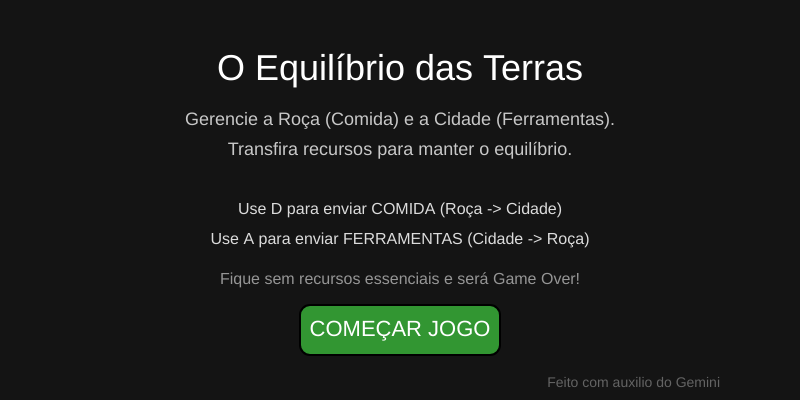
Frame 1 (no input)
Frame 60 (no input): identical to frame 1, image omitted
Frame 120 (the mouse pressed at the canvas centre since frame 60): identical to frame 1, image omitted

The p5.js sketch that drew this single still picture (run headless with seeded random() and noise() and a simulated clock; from frame 60 on, the mouse is pressed at the canvas centre):

// p5.js sketch
// ── sketch.js
// --- Variáveis Globais ---
let estadoDoJogo = 'INTRO'; // Controla a tela atual do jogo
let comidaNaRoca = 50; // Recursos de Comida na Roça
let comidaNaCidade = 10; // Recursos de Comida na Cidade
let ferramentasNaCidade = 25; // Recursos de Ferramentas na Cidade
let ferramentasNaRoca = 5; // Recursos de Ferramentas na Roça

const QUANTIDADE_TRANSFERENCIA = 10; // Valor transferido por ação
const TAXA_PRODUCAO_BASE_COMIDA_POR_SEGUNDO = 0.5; // Produção base de Comida
const TAXA_PRODUCAO_BASE_FERRAMENTAS_POR_SEGUNDO = 0.5; // Produção base de Ferramentas
const TAXA_CONSUMO_COMIDA_CIDADE_POR_SEGUNDO = 0.5; // Consumo base de Comida na Cidade
const TAXA_CONSUMO_FERRAMENTAS_ROCA_POR_SEGUNDO = 0.5; // Consumo base de Ferramentas na Roça
const INTERVALO_PRODUCAO_MS = 100; // Frequência de atualização dos recursos (ms)

let producaoComidaPorTick; // Comida produzida por tick
let producaoFerramentasPorTick; // Ferramentas produzidas por tick
let consumoComidaCidadePorTick; // Comida consumida por tick na Cidade
let consumoFerramentasRocaPorTick; // Ferramentas consumidas por tick na Roça

let intervaloAtualizacao; // ID do setInterval para a lógica do jogo

// --- Variáveis para Eventos Aleatórios ---
let eventoAtivo = null; // Tipo de evento ativo (ex: 'GEADA')
let tempoFimEvento = 0; // Tempo de término do evento
const DURACAO_EVENTO_SIMPLES_MS = 15000; // Duração padrão de eventos
const CHANCE_EVENTO = 0.005; // Chance de um evento ocorrer
const IMPACTO_EVENTO_MULTIPLICADOR = 2.0; // Multiplicador de impacto de eventos

let mensagemEvento = ""; // Mensagem de evento a ser exibida
let tempoFimMensagem = 0; // Tempo de término da exibição da mensagem
const DURACAO_MENSAGEM_EVENTO_MS = 4000; // Duração da mensagem

// --- Variáveis do Botão de Início ---
let btnIniciarX, btnIniciarY; // Posição do botão de início
let btnIniciarLargura = 200; // Largura do botão
let btnIniciarAltura = 50; // Altura do botão

// --- Configurações Iniciais ---
function setup() {
  createCanvas(800, 400); // Cria a tela do jogo
  textAlign(CENTER, CENTER); // Alinhamento padrão do texto
  textSize(18); // Tamanho padrão do texto

  // Calcula valores de produção/consumo por tick
  producaoComidaPorTick = TAXA_PRODUCAO_BASE_COMIDA_POR_SEGUNDO * (INTERVALO_PRODUCAO_MS / 1000);
  producaoFerramentasPorTick = TAXA_PRODUCAO_BASE_FERRAMENTAS_POR_SEGUNDO * (INTERVALO_PRODUCAO_MS / 1000);
  consumoComidaCidadePorTick = TAXA_CONSUMO_COMIDA_CIDADE_POR_SEGUNDO * (INTERVALO_PRODUCAO_MS / 1000);
  consumoFerramentasRocaPorTick = TAXA_CONSUMO_FERRAMENTAS_ROCA_POR_SEGUNDO * (INTERVALO_PRODUCAO_MS / 1000);

  // Define a posição do botão de início
  btnIniciarX = width / 2;
  btnIniciarY = height - 70;
}

// --- Desenha a Tela de Introdução ---
function desenhaTelaIntro() {
  background(20); // Fundo escuro
  fill(255); textSize(36); text('O Equilíbrio das Terras', width / 2, height / 4 - 30);
  textSize(18); fill(200);
  text('Gerencie a Roça (Comida) e a Cidade (Ferramentas).', width / 2, height / 2 - 80);
  text('Transfira recursos para manter o equilíbrio.', width / 2, height / 2 - 50);
  textSize(16); fill(220);
  text('Use D para enviar COMIDA (Roça -> Cidade)', width / 2, height / 2 + 10);
  text('Use A para enviar FERRAMENTAS (Cidade -> Roça)', width / 2, height / 2 + 40);
  fill(150); text('Fique sem recursos essenciais e será Game Over!', width / 2, height / 2 + 80);

  // Botão de Iniciar
  rectMode(CENTER); fill(50, 150, 50); stroke(0); strokeWeight(2);
  rect(btnIniciarX, btnIniciarY, btnIniciarLargura, btnIniciarAltura, 10);
  fill(255); textSize(22); noStroke(); text('COMEÇAR JOGO', btnIniciarX, btnIniciarY);
  rectMode(CORNER);

  textSize(14); textAlign(RIGHT, BOTTOM); fill(100); text('Feito com auxilio do Gemini', width - 80, height - 10);
  textAlign(CENTER, CENTER);
}

// --- Desenha a Tela de Game Over ---
function desenhaTelaGameOver() {
  background(200, 0, 0); // Fundo vermelho
  fill(255); textSize(48); text('GAME OVER!', width / 2, height / 2 - 50);
  textSize(24); text('Recursos se esgotaram!', width / 2, height / 2 + 20);
  textSize(18); fill(255, 255, 0); text('Pressione QUALQUER TECLA para REINICIAR', width / 2, height - 80);
}

// --- Gerencia Eventos Aleatórios (Geada, Crise, Greve, Praga) ---
function gerenciarEvents() {
  // Esconde mensagem após tempo
  if (mensagemEvento !== "" && millis() > tempoFimMensagem) {
    mensagemEvento = "";
  }
  // Termina evento ativo após duração
  if (eventoAtivo && millis() > tempoFimEvento) {
    console.log(`Evento ${eventoAtivo} terminou!`);
    eventoAtivo = null;
    mensagemEvento = "";
  }
  // Chance de iniciar novo evento
  if (!eventoAtivo && random() < CHANCE_EVENTO) {
    const tiposDeEventoContinuo = ['GEADA', 'CRISE', 'GREVE'];
    const tiposDeEventoInstantaneo = ['PRAGA'];
    let eventoEscolhido = random(tiposDeEventoContinuo.concat(tiposDeEventoInstantaneo));
    tempoFimMensagem = millis() + DURACAO_MENSAGEM_EVENTO_MS;

    if (tiposDeEventoInstantaneo.includes(eventoEscolhido)) { // Eventos instantâneos
      if (eventoEscolhido === 'PRAGA') {
        comidaNaRoca = max(0, comidaNaRoca - 10); // Reduz comida na roça
        mensagemEvento = `PRAGA! -10 COMIDA na Roça!`;
      }
    } else { // Eventos contínuos
      eventoAtivo = eventoEscolhido;
      tempoFimEvento = millis() + DURACAO_EVENTO_SIMPLES_MS;
      // ATENÇÃO: MENSAGEM DO EVENTO GEADA ALTERADA AQUI
      if (eventoAtivo === 'GEADA') mensagemEvento = `GEADA! Produção de COMIDA ${IMPACTO_EVENTO_MULTIPLICADOR}x MENOR!`;
      else if (eventoAtivo === 'CRISE') mensagemEvento = `CRISE! Consumo de COMIDA ${IMPACTO_EVENTO_MULTIPLICADOR}x MAIOR!`;
      else if (eventoAtivo === 'GREVE') mensagemEvento = `GREVE! Produção de FERRAMENTAS ${IMPACTO_EVENTO_MULTIPLICADOR}x MENOR!`;
    }
    console.log(`NOVO EVENTO: ${eventoAtivo || eventoEscolhido}! ${mensagemEvento}`);
  }
}

// --- Atualiza os Recursos (produção e consumo) ---
function atualizarRecursos() {
  gerenciarEvents(); // Aplica efeitos de eventos

  let consumoComidaAtual = consumoComidaCidadePorTick;
  let consumoFerramentasAtual = consumoFerramentasRocaPorTick;
  let producaoComidaAtual = producaoComidaPorTick;
  let producaoFerramentasAtual = producaoFerramentasPorTick;

  // Modifica taxas se houver evento ativo
  // ATENÇÃO: LÓGICA DO EVENTO GEADA ALTERADA AQUI
  if (eventoAtivo === 'GEADA') {
    producaoComidaAtual /= IMPACTO_EVENTO_MULTIPLICADOR; // GEADA desacelera produção de comida
  } else if (eventoAtivo === 'CRISE') {
    consumoComidaAtual *= IMPACTO_EVENTO_MULTIPLICADOR;
  } else if (eventoAtivo === 'GREVE') {
    producaoFerramentasAtual /= IMPACTO_EVENTO_MULTIPLICADOR;
  }

  // Atualiza recursos
  comidaNaRoca += producaoComidaAtual;
  ferramentasNaCidade += producaoFerramentasAtual;
  comidaNaCidade = max(0, comidaNaCidade - consumoComidaAtual);
  ferramentasNaRoca = max(0, ferramentasNaRoca - consumoFerramentasAtual);

  // Verifica Game Over
  if (comidaNaCidade <= 0 || ferramentasNaRoca <= 0) {
    estadoDoJogo = 'GAME_OVER';
    clearInterval(intervaloAtualizacao); // Para o loop de atualização
    console.log("GAME OVER! Recursos esgotados.");
  }
}

// --- Loop Principal de Desenho ---
function draw() {
  if (estadoDoJogo === 'INTRO') {
    desenhaTelaIntro();
  } else if (estadoDoJogo === 'JOGANDO') {
    background(0);

    // Céu com gradiente
    for (let i = 0; i < height / 2; i++) {
      let inter = map(i, 0, height / 2, 0, 1);
      let c1 = color(135, 206, 235); let c2 = color(0, 191, 255);
      stroke(lerpColor(c1, c2, inter));
      line(0, i, width, i);
    }

    // Nuvens orgânicas (múltiplas elipses sobrepostas)
    noStroke(); fill(255, 255, 255, 200);
    ellipse(150, 50, 70, 50); ellipse(180, 40, 60, 40); ellipse(120, 45, 50, 35); ellipse(165, 35, 40, 30);
    ellipse(450, 60, 80, 55); ellipse(480, 50, 70, 45); ellipse(420, 55, 60, 40); ellipse(465, 45, 50, 35);
    // Ruído nas nuvens
    for (let i = 0; i < 5; i++) { fill(255, 255, 255, 150); ellipse(random(100, 200), random(30, 60), 5, 5); ellipse(random(400, 500), random(40, 70), 5, 5); }

    // Campo (retângulo de grama)
    fill(50, 150, 50); noStroke(); rect(0, height / 2, width, height / 2);

    // Montes no horizonte (formas irregulares usando muitos vertices)
    fill(40, 120, 40);
    beginShape();
    vertex(0, height / 2); vertex(width * 0.1, height / 2 - 25); vertex(width * 0.15, height / 2 - 10);
    vertex(width * 0.25, height / 2 - 10); vertex(width * 0.35, height / 2 - 40); vertex(width * 0.45, height / 2 - 20);
    vertex(width * 0.55, height / 2 - 15); vertex(width * 0.65, height / 2 - 30); vertex(width * 0.75, height / 2 - 15);
    vertex(width * 0.85, height / 2 - 5); vertex(width * 0.95, height / 2 - 10); vertex(width, height / 2);
    endShape(CLOSE);

    // Árvores orgânicas (tronco com shape, copa com elipses)
    fill(139, 69, 19); stroke(100, 50, 10); strokeWeight(1);
    beginShape(); vertex(250, height / 2 - 20); vertex(255, height / 2 + 10); vertex(260, height / 2 - 20); endShape(CLOSE);
    noStroke(); fill(34, 139, 34);
    ellipse(255, height / 2 - 50, 70, 60); ellipse(240, height / 2 - 60, 50, 40); ellipse(270, height / 2 - 60, 50, 40);

    fill(139, 69, 19); stroke(100, 50, 10);
    beginShape(); vertex(550, height / 2 - 10); vertex(555, height / 2 + 15); vertex(560, height / 2 - 10); endShape(CLOSE);
    noStroke(); fill(34, 139, 34);
    ellipse(555, height / 2 - 40, 60, 50); ellipse(540, height / 2 - 50, 45, 35); ellipse(570, height / 2 - 50, 45, 35);


    // --- CIDADE (Prédios Simétricos e Retos) ---
    stroke(50); strokeWeight(1);

    // Prédio 1 (retangular)
    fill(100, 100, 100); rect(50, 200, 70, 150);
    noStroke(); fill(200, 200, 0, 180); // Janelas
    for (let y = 208; y < 340; y += 22) { rect(58, y, 15, 15); rect(80, y, 15, 15); rect(102, y, 15, 15); }

    // Prédio 2 (retangular com antena)
    stroke(50); fill(150, 150, 150); rect(130, 150, 60, 200);
    noStroke(); fill(200, 200, 0, 180); // Janelas
    for (let y = 158; y < 340; y += 20) { rect(138, y, 15, 15); rect(160, y, 15, 15); }
    stroke(80); strokeWeight(2); line(160, 150, 160, 120); ellipse(160, 115, 8, 8); // Antena

    // Prédio 3 (retangular)
    stroke(50); fill(90, 90, 90); rect(200, 180, 80, 170);
    noStroke(); fill(200, 200, 0, 180); // Janelas
    for (let y = 188; y < 340; y += 20) { rect(208, y, 18, 15); rect(235, y, 18, 15); rect(262, y, 18, 15); }


    // --- ROÇA (Casa Simétrica e Reta) ---
    stroke(50); strokeWeight(1); fill(139, 69, 19); // Parede
    rect(620, 280, 100, 70);

    fill(100, 50, 0); // Telhado (triângulo)
    beginShape(); vertex(620, 280); vertex(720, 280); vertex(670, 230); endShape(CLOSE);

    fill(80, 40, 0); rect(660, 310, 25, 40); // Porta
    fill(255, 255, 0); ellipse(678, 330, 4, 4); // Maçaneta

    fill(170, 200, 255); stroke(50, 20, 0); strokeWeight(1); // Janelas
    rect(630, 295, 25, 25); rect(690, 295, 25, 25); noStroke();


    // --- Exibição de Recursos e UI ---
    fill(0); noStroke(); textAlign(CENTER, CENTER);
    text('ROÇA', 660, 80); text('Comida: ' + floor(comidaNaRoca), 660, 100); text('Ferramentas: ' + floor(ferramentasNaRoca), 660, 120);
    text('CIDADE', 100, 50); text('Comida: ' + floor(comidaNaCidade), 100, 70); text('Ferramentas: ' + floor(ferramentasNaCidade), 100, 90);

    fill(0, 0, 255); textSize(16);
    text('Pressione D para enviar COMIDA (Roça -> Cidade)', width / 2, 20);
    text('Pressione A para enviar FERRAMENTAS (Cidade -> Roça)', width / 2, 40);

    // Exibição de Eventos Ativos
    if (eventoAtivo) {
      fill(255, 0, 0); textSize(20); text(`EVENTO: ${eventoAtivo}!`, width / 2, 160);
      textSize(16); text(`DURAÇÃO: ${ceil((tempoFimEvento - millis()) / 1000)}s`, width / 2, 185);
      fill(255, 0, 255); textSize(20);
      // ATENÇÃO: MENSAGEM DO EVENTO GEADA ALTERADA AQUI
      if (eventoAtivo === 'GEADA') text(`Penalidade: Produção de COMIDA ${IMPACTO_EVENTO_MULTIPLICADOR}x MENOR!`, width / 2, 220);
      else if (eventoAtivo === 'CRISE') text(`Penalidade: Consumo de COMIDA ${IMPACTO_EVENTO_MULTIPLICADOR}x MAIOR!`, width / 2, 220);
      else if (eventoAtivo === 'GREVE') text(`Penalidade: Produção de FERRAMENTAS ${IMPACTO_EVENTO_MULTIPLICADOR}x MENOR!`, width / 2, 220);
    } else if (mensagemEvento !== "") { // Mensagem de evento instantâneo
      fill(255, 0, 255); textSize(22); text(mensagemEvento, width / 2, 160);
    }

  } else if (estadoDoJogo === 'GAME_OVER') {
    desenhaTelaGameOver();
  }
}

// --- Lida com Cliques do Mouse ---
function mousePressed() {
  if (estadoDoJogo === 'INTRO') { // Inicia jogo pelo botão
    let distanciaX = abs(mouseX - btnIniciarX);
    let distanciaY = abs(mouseY - btnIniciarY);
    if (distanciaX < btnIniciarLargura / 2 && distanciaY < btnIniciarAltura / 2) {
      estadoDoJogo = 'JOGANDO';
      if (!intervaloAtualizacao) { // Garante que setInterval só é criado uma vez
        intervaloAtualizacao = setInterval(atualizarRecursos, INTERVALO_PRODUCAO_MS);
        console.log("Jogo iniciado pelo botão!");
      }
    }
  } else if (estadoDoJogo === 'GAME_OVER') { // Reinicia jogo
    resetarJogo();
  }
}

// --- Lida com Teclas Pressionadas ---
function keyPressed() {
  if (estadoDoJogo === 'JOGANDO') {
    if (key === 'a' || key === 'A') { // Envia ferramentas
      if (ferramentasNaCidade >= QUANTIDADE_TRANSFERENCIA) {
        ferramentasNaCidade -= QUANTIDADE_TRANSFERENCIA;
        ferramentasNaRoca += QUANTIDADE_TRANSFERENCIA;
        console.log("Ferramentas enviadas da Cidade para Roça!");
      } else { console.log("Cidade: Ferramentas insuficientes para enviar!"); }
    } else if (key === 'd' || key === 'D') { // Envia comida
      if (comidaNaRoca >= QUANTIDADE_TRANSFERENCIA) {
        comidaNaRoca -= QUANTIDADE_TRANSFERENCIA;
        comidaNaCidade += QUANTIDADE_TRANSFERENCIA;
        console.log("Comida enviada da Roça para Cidade!");
      } else { console.log("Roça: Comida insuficiente para enviar!"); }
    }
  } else if (estadoDoJogo === 'GAME_OVER') { // Reinicia jogo
    resetarJogo();
  }
}

// --- Reinicia o Jogo ---
function resetarJogo() {
  // Redefine recursos e eventos
  comidaNaRoca = 50; comidaNaCidade = 10;
  ferramentasNaCidade = 25; ferramentasNaRoca = 5;
  eventoAtivo = null; tempoFimEvento = 0;
  mensagemEvento = ""; tempoFimMensagem = 0;

  estadoDoJogo = 'JOGANDO'; // Retorna ao estado de jogo
  if (intervaloAtualizacao) clearInterval(intervaloAtualizacao); // Limpa intervalo anterior
  intervaloAtualizacao = setInterval(atualizarRecursos, INTERVALO_PRODUCAO_MS); // Reinicia intervalo
  console.log("Jogo Reiniciado!");
}
